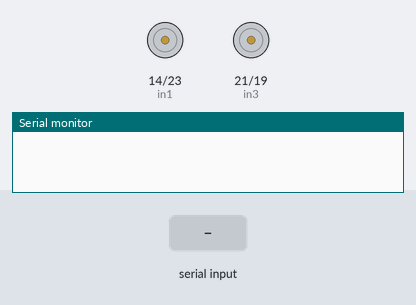
Bench run of a sketch on a simulated ESP32. On the bench: motor-driver pin pairs drawn as motors (green arrow = first pin HIGH = forward, orange = second pin HIGH = backward, longer = more drive, scaled by the enable pin), the last lines printed to the serial monitor. The test bench sets the inputs (shaded band). Nothing arrives over Bluetooth unless stated.

Above: at 1.2 s.
1.3 s: "F" received over the second serial link
At 2.5 s:
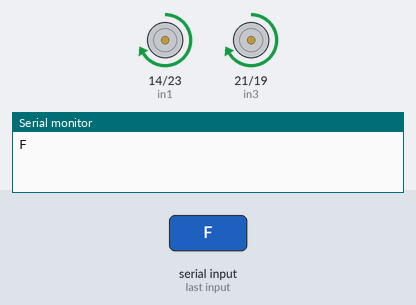
2.8 s: "B" received over the second serial link
At 3.6 s:
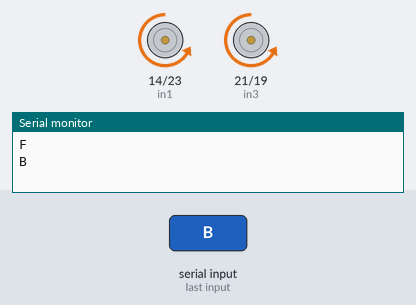
4.3 s: "R" received over the second serial link
At 4.8 s:
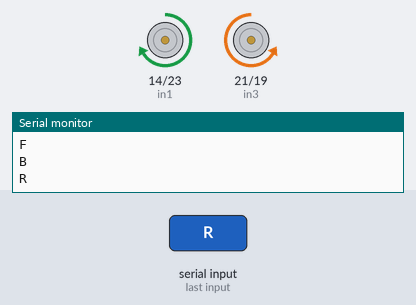
5.8 s: "L" received over the second serial link
At 7.0 s:
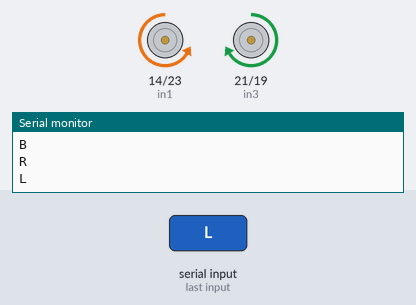
7.3 s: "G" received over the second serial link
At 8.3 s:
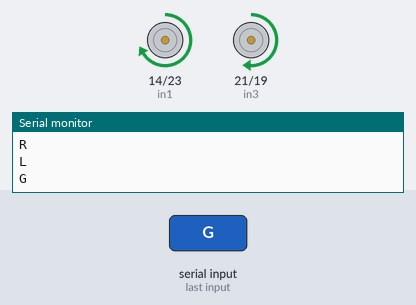
8.8 s: "I" received over the second serial link
At 9.4 s:
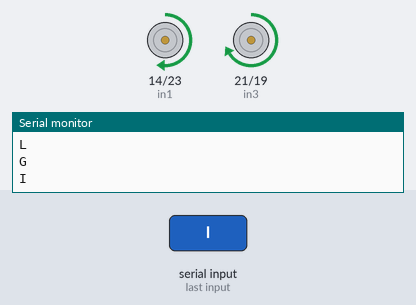
Timing chart, 0 to 11.3 s (numbered marks = the images above; inputs shaded):
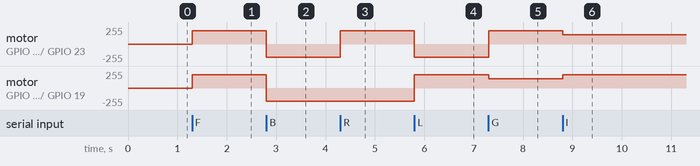

The sketch:

esp32_L298.ino
```cpp
// connect motor controller pins to Arduino digital pins
// motor one
#include "BluetoothSerial.h"

#if !defined(CONFIG_BT_ENABLED) || !defined(CONFIG_BLUEDROID_ENABLED)
#error Bluetooth is not enabled! Please run `make menuconfig` to and enable it
#endif

BluetoothSerial walle;
int enA = 22;
int enB = 18;
int in1 = 14;
int in2 = 23;
// motor two
int in3 = 21;
int in4 = 19;

char receivedChar;
void setup()
{
  // set all the motor control pins to outputs
  Serial.begin(115200);
  pinMode(enA, OUTPUT);
  pinMode(enB, OUTPUT);
  walle.begin("MY ROBOT CAR");

  pinMode(in1, OUTPUT);
  pinMode(in2, OUTPUT);
  pinMode(in3, OUTPUT);
  pinMode(in4, OUTPUT);
}

void loop()
{
  if(walle.available()){
    receivedChar = walle.read();
    Serial.println(receivedChar);
    if(receivedChar == 'F'){
      Forward();
    }
    else if(receivedChar=='B'){
      BackWard();
    }
    else if(receivedChar=='R'){
      Right();
    }
    else if(receivedChar=='L'){
      Left();
    }
    else if(receivedChar=='G'){
      Left_Forward();
    }
    else if(receivedChar=='I'){
      RIGHT_Forward();
    }
    else if(receivedChar=='H'){
      LEFT_BACKWARD();
    }
    else if(receivedChar=='J'){
      RIGHT_BACKWARD();
    }
    else if(receivedChar=='S'){
      stop();
    }
  }

}
void Forward()
{
  // this function will run the motors in both directions at a fixed speed
  // turn on motor A
  digitalWrite(in1, HIGH);
  digitalWrite(in2, LOW);
  // set speed to 200 out of possible range 0~255
  analogWrite(enA, 200);
  analogWrite(enB,200);
  // turn on motor B
  digitalWrite(in3, HIGH);
  digitalWrite(in4, LOW);
  // set speed to 200 out of possible range 0~255
  // analogWrite(enB, 200);
  // now change motor directions
}
void BackWard(){
  analogWrite(enA,200);
  digitalWrite(in1, LOW);
  digitalWrite(in2, HIGH);
  analogWrite(enB, 200);
  digitalWrite(in3, LOW);
  digitalWrite(in4, HIGH);
}
void Right(){
  analogWrite(enA,200);
  digitalWrite(in1,HIGH);
  analogWrite(enB,200);
  digitalWrite(in4,HIGH);
  digitalWrite(in2,LOW);
  digitalWrite(in3,LOW);
}
void Left(){
  analogWrite(enA,200);
  digitalWrite(in1,LOW);
  analogWrite(enB,200);
  digitalWrite(in4,LOW);
  digitalWrite(in2,HIGH);
  digitalWrite(in3,HIGH);
}
void Left_Forward(){
  analogWrite(enA,200);
  analogWrite(enB,140);
  digitalWrite(in1,HIGH);
  digitalWrite(in2,LOW);
  digitalWrite(in3,HIGH);
  digitalWrite(in4,LOW);
}
void RIGHT_Forward(){
  analogWrite(enA,140);
  analogWrite(enB,200);
  digitalWrite(in1,HIGH);
  digitalWrite(in2,LOW);
  digitalWrite(in3,HIGH);
  digitalWrite(in4,LOW);
}
  // now turn off motors
void RIGHT_BACKWARD(){
  analogWrite(enA,0);
  digitalWrite(in1, LOW);
  digitalWrite(in2, HIGH);
  analogWrite(enB, 200);
  digitalWrite(in3, LOW);
  digitalWrite(in4, HIGH);
}
void LEFT_BACKWARD(){
  analogWrite(enA,200);
  digitalWrite(in1, LOW);
  digitalWrite(in2, HIGH);
  analogWrite(enB, 0);
  digitalWrite(in3, LOW);
  digitalWrite(in4, HIGH);
}
void stop(){
  digitalWrite(in1, LOW);
  digitalWrite(in2, LOW);
  digitalWrite(in3, LOW);
  digitalWrite(in4, LOW);
  analogWrite(enA,0);
  analogWrite(enB,0);
}
```

Measured:
- after the input at 1.3 s, motor on GPIO 14 (in1) / GPIO 23 (in2), motor on GPIO 21 (in3) / GPIO 19 (in4): stopped → forward 200/255 at once
- after the input at 2.8 s, motor on GPIO 14 (in1) / GPIO 23 (in2), motor on GPIO 21 (in3) / GPIO 19 (in4): forward 200/255 → backward 200/255 at once
- after the input at 4.3 s, motor on GPIO 14 (in1) / GPIO 23 (in2): backward 200/255 → forward 200/255 at once
- after the input at 5.8 s, motor on GPIO 14 (in1) / GPIO 23 (in2): forward 200/255 → backward 200/255 at once; motor on GPIO 21 (in3) / GPIO 19 (in4): backward 200/255 → forward 200/255 at once
- after the input at 7.3 s, motor on GPIO 14 (in1) / GPIO 23 (in2): backward 200/255 → forward 200/255 at once; motor on GPIO 21 (in3) / GPIO 19 (in4): forward 200/255 → forward 140/255 at once
- after the input at 8.8 s, motor on GPIO 14 (in1) / GPIO 23 (in2): forward 200/255 → forward 140/255 at once; motor on GPIO 21 (in3) / GPIO 19 (in4): forward 140/255 → forward 200/255 at once
